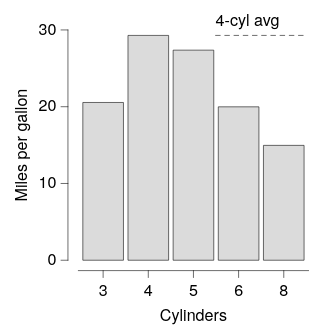

Here is the Vega-Lite specification saved for this chart:
### Vega-Lite specification from a JSON file in a GitHub repository (floating-point values rounded to 4 significant figures)
{"background": null, "config": {"arc": {"fill": "#DBDBDB", "fillOpacity": 1.0, "innerRadius": 25.0, "padAngle": 0.03, "stroke": "black", "strokeOpacity": 1, "strokeWidth": 0.25}, "area": {"fill": "#DBDBDB", "fillOpacity": 1.0, "stroke": "black", "strokeOpacity": 1, "strokeWidth": 0.25}, "axis": {"domain": true, "domainCap": "round", "domainColor": "black", "domainWidth": 0.25, "grid": false, "gridCap": "round", "gridColor": "#F1F1F1", "gridDash": [0, 0], "gridOpacity": 1.0, "gridWidth": 0.25, "labelColor": "black", "labelFont": "Helvetica Neue, HelveticaNeue, Helvetica, Arial, sans-serif", "labelFontSize": 7, "labelFontStyle": "normal", "labelFontWeight": 400, "offset": 4.5, "ticks": true, "tickCap": "round", "tickColor": "black", "tickRound": false, "tickSize": 3, "tickWidth": 0.25, "titleColor": "black", "titleFont": "Helvetica Neue, HelveticaNeue, Helvetica, Arial, sans-serif", "titleFontSize": 7, "titleFontStyle": "normal", "titleFontWeight": 400}, "axisX": {"domain": true, "labelAlign": "center", "labelAngle": 0, "labels": true, "ticks": true, "translate": 0}, "axisY": {"domain": true, "labelAlign": "right", "labelAngle": 0, "labels": true, "ticks": true, "translate": 0}, "axisRight": {"domain": true, "labelAlign": "left", "labelAngle": 0, "labels": true, "ticks": true, "translate": 0}, "axisTop": {"domain": true, "labelAlign": "center", "labelAngle": 0, "labels": true, "ticks": true, "translate": 0}, "axisBand": {"tickOffset": 0}, "bar": {"fill": "#DBDBDB", "fillOpacity": 1.0, "stroke": "black", "strokeOpacity": 1, "strokeWidth": 0.25}, "boxplot": {"size": 9.0, "ticks": {"cornerRadius": 0.25, "fill": "black", "opacity": 1, "size": 4.5, "thickness": 0.25}, "box": {"fillOpacity": 1.0, "stroke": "black", "strokeOpacity": 1, "strokeWidth": 0.25}, "median": {"cornerRadius": 0, "fill": "black", "fillOpacity": 1.0, "opacity": 1, "size": 9.0, "thickness": 0.25}, "rule": {"fill": "black", "fillOpacity": 1.0, "size": 10.0, "stroke": "black", "strokeDash": [0, 0], "strokeOpacity": 1, "strokeWidth": 0.25}, "outliers": {"color": "black", "fill": "black", "fillOpacity": 1.0, "size": 0, "stroke": "black", "strokeOpacity": 1, "strokeWidth": 0.25}}, "circle": {"fill": "black", "fillOpacity": 1.0, "size": 1.25, "stroke": null, "strokeOpacity": 1, "strokeWidth": 0.25}, "errorband": {"band": {"fillOpacity": 0.6, "stroke": null, "strokeWidth": 0.25, "strokeOpacity": 1}, "borders": {"opacity": 0, "strokeOpacity": 0.25, "strokeWidth": 1}}, "errorbar": {"opacity": 1, "rule": {"strokeDash": [0, 0], "strokeWidth": 0.25}, "ticks": {"color": "black", "cornerRadius": 0.125, "opacity": 1, "size": 6.0, "thickness": 0.25}, "thickness": 0.25}, "font": "Helvetica Neue, HelveticaNeue, Helvetica, Arial, sans-serif", "geoshape": {"fill": "#DBDBDB", "fillOpacity": 1.0, "stroke": "black", "strokeOpacity": 1, "strokeWidth": 0.25}, "header": {"labelColor": "black", "labelFont": "Helvetica Neue, HelveticaNeue, Helvetica, Arial, sans-serif", "labelFontSize": 7, "labelFontStyle": "normal", "labelFontWeight": 400, "titleColor": "black", "titleFont": "Helvetica Neue, HelveticaNeue, Helvetica, Arial, sans-serif", "titleFontSize": 7, "titleFontStyle": "normal", "titleFontWeight": 400, "titlePadding": 0}, "legend": {"disable": false, "offset": 4.5, "titlePadding": 4, "labelOffset": 2, "gradientLabelOffset": 2, "gradientLength": 50.0, "gradientThickness": 5.0, "gradientOpacity": 1.0, "gradientStrokeColor": "black", "gradientStrokeWidth": 0.25, "labelColor": "black", "labelFont": "Helvetica Neue, HelveticaNeue, Helvetica, Arial, sans-serif", "labelFontSize": 7, "labelFontStyle": "normal", "labelFontWeight": 400, "strokeColor": "black", "strokeWidth": 0, "symbolSize": 42, "symbolStrokeColor": "black", "symbolStrokeWidth": 0.25, "titleColor": "black", "titleFont": "Helvetica Neue, HelveticaNeue, Helvetica, Arial, sans-serif", "titleFontSize": 7, "titleFontStyle": "normal", "titleFontWeight": 400}, "line": {"color": "black", "stroke": "black", "strokeCap": "butt", "strokeDash": [0, 0], "strokeOpacity": 1, "strokeWidth": 0.5}, "point": {"filled": true, "fill": "#DBDBDB", "fillOpacity": 1.0, "size": 5.0, "stroke": "black", "strokeOpacity": 1, "strokeWidth": 0.25}, "range": {"category": ["#5CA7B1", "#B7D0EE", "#B7B3E4", "#B3DAB5", "#F5E1B3", "#3D727B", "#809DC7", "#867DAC", "#80A988", "#CBB17A", "#204148", "#546B94", "#584C77", "#507B5F", "#9D824D"], "diverging": {"scheme": ["#6F572A", "#876E43", "#9E875F", "#B5A17F", "#CABBA2", "#DCD6CC", "#F4F1E9", "#C9D7DA", "#9DBFC6", "#78A5AF", "#558B96", "#36717C", "#1A5762"]}, "heatmap": {"scheme": ["#32022B", "#43044D", "#4C196E", "#4D338C", "#484DA6", "#3A68BB", "#1D83CA", "#1D9CCB", "#23B5C9", "#28CDC5", "#4DE0B4", "#91EE9F"]}, "ordinal": {"scheme": ["#F1F1F1", "#DBDBDB", "#C6C6C6", "#B2B2B2", "#9D9D9D", "#898989", "#767676", "#636363", "#515151", "#404040", "#2F2F2F", "#1F1F1F"]}, "ramp": {"scheme": ["#32022B", "#43044D", "#4C196E", "#4D338C", "#484DA6", "#3A68BB", "#1D83CA", "#1D9CCB", "#23B5C9", "#28CDC5", "#4DE0B4", "#91EE9F"]}}, "rule": {"color": "black", "stroke": "black", "strokeCap": "round", "strokeDash": [2, 2], "strokeOpacity": 1, "strokeWidth": 0.25}, "scale": {"bandPaddingInner": 0.1, "bandPaddingOuter": 0.1, "round": false}, "rect": {"fill": "#DBDBDB", "fillOpacity": 1.0, "stroke": "black", "strokeOpacity": 1, "strokeWidth": 0.25}, "square": {"fill": "#DBDBDB", "fillOpacity": 1.0, "size": 10.0, "stroke": "black", "strokeOpacity": 1, "strokeWidth": 0.25}, "text": {"color": "black", "font": "Helvetica Neue, HelveticaNeue, Helvetica, Arial, sans-serif", "fontSize": 7, "fontStyle": "normal", "fontWeight": 400}, "tick": {"color": "black", "cornerRadius": 0.125, "opacity": 1.0, "size": 9.0, "thickness": 0.25}, "title": {"anchor": "middle", "frame": "group", "color": "black", "font": "Helvetica Neue, HelveticaNeue, Helvetica, Arial, sans-serif", "fontSize": 7, "fontStyle": "normal", "fontWeight": 400, "subtitleColor": "black", "subtitleFont": "Helvetica Neue, HelveticaNeue, Helvetica, Arial, sans-serif", "subtitleFontSize": "Helvetica Neue, HelveticaNeue, Helvetica, Arial, sans-serif", "subtitleFontStyle": "normal", "subtitleFontWeight": 400}, "trail": {"color": "black", "opacity": 1, "size": 0.5}, "view": {"continuousWidth": 100, "continuousHeight": 100, "discreteWidth": 100, "discreteHeight": 100, "fill": null, "stroke": null, "strokeWidth": 0.25}}, "layer": [{"data": {"name": "data-064d57b1b4392cbbfd777458d87801fd"}, "mark": {"type": "bar"}, "encoding": {"x": {"field": "cyl", "sort": ["3", "4", "5", "6", "8"], "title": "Cylinders", "type": "nominal"}, "y": {"field": "mpg", "title": "Miles per gallon", "type": "quantitative"}}}, {"layer": [{"data": {"values": [{"__dysonsphere__": 1}]}, "mark": {"type": "rule", "opacity": 1.0}, "encoding": {"x": {"value": 59.62}, "x2": {"value": 98.08}, "y": {"datum": 29.29}}}, {"data": {"values": [{"__dysonsphere__": 1}]}, "mark": {"type": "text", "align": "left", "baseline": "bottom", "dx": 0, "dy": -3, "fontSize": 7}, "encoding": {"text": {"value": "4-cyl avg"}, "x": {"value": 59.62}, "y": {"datum": 29.29}}}]}], "$schema": "https://vega.github.io/schema/vega-lite/v6.4.1.json", "datasets": {"data-064d57b1b4392cbbfd777458d87801fd": [{"cyl": "5", "mpg": 27.37}, {"cyl": "3", "mpg": 20.55}, {"cyl": "8", "mpg": 14.96}, {"cyl": "4", "mpg": 29.29}, {"cyl": "6", "mpg": 19.99}]}}
